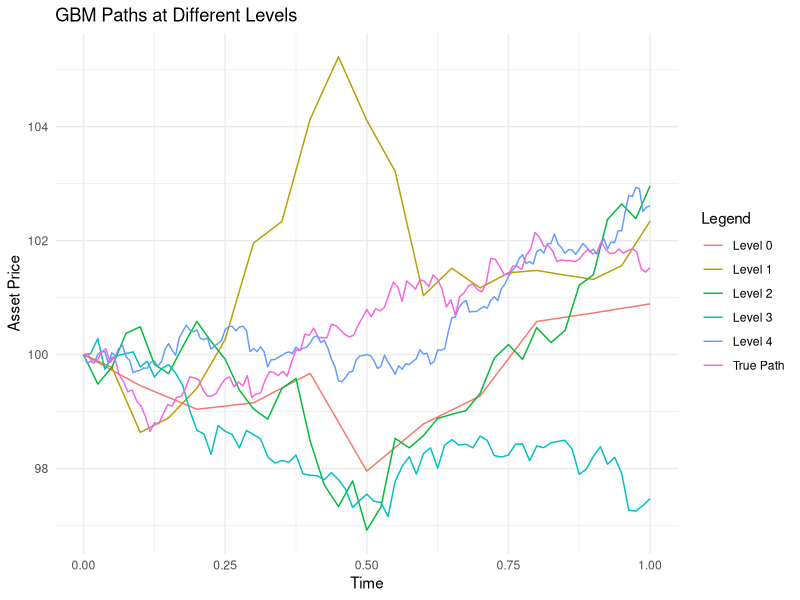

Write the R code that produced this figure.
library(ggplot2)

# Parameters
r <- 0.05    # Risk-free rate
T <- 1       # Time to maturity
S0 <- 100    # Initial asset price
sigma <- 0.2 # Volatility
mu <- r      # Drift rate
num_levels <- 5  # Number of MLMC levels

# Function to simulate a single GBM path
simGBM <- function(S0, mu, sigma, T, numSteps) {
  dt <- T / numSteps
  muT <- (mu - sigma^2 / 2) * dt
  sigmaT <- sqrt(dt) * sigma
  t <- seq(0, T, length.out = numSteps + 1)
  W <- c(0, cumsum(rnorm(numSteps) * sqrt(dt))) # Brownian motion
  S <- S0 * exp((muT - sigmaT^2 / 2) * t + sigmaT * W)
  return(data.frame(Time = t, AssetPrice = S))
}

# Plot data
plot_data <- data.frame()

# True GBM path with fine grid
true_path <- simGBM(S0, mu, sigma, T, 2^(num_levels + 2))  # Fine grid for true path
true_path$Level <- 'True Path'
plot_data <- rbind(plot_data, true_path)

# GBM paths for each MLMC level
for (level in 0:(num_levels-1)) {
  numSteps <- 2^level * 10  # Coarser grid for each MLMC level
  path <- simGBM(S0, mu, sigma, T, numSteps)
  path$Level <- paste('Level', level)
  plot_data <- rbind(plot_data, path)
}

# Plot the GBM paths
ggplot(plot_data, aes(x = Time, y = AssetPrice, color = Level, group = Level)) +
  geom_line() +
  labs(title = "GBM Paths at Different Levels",
       x = "Time",
       y = "Asset Price",
       color = "Legend") +
  theme_minimal()
